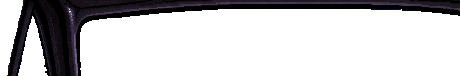
#> input picture src/assets/cockpit/f40-top.png, 460 x 76 px
$ python f40_left_frame.py ../../src/assets/cockpit
#> lines starting #> are read from the running program, lines starting #| are printed output that depends on the picture; after the words box and inside, x2 and y2 are one past the last pixel; in counts of white or black regions, pixels touching at a corner belong together
"""Fúria F4: o friso fino da janela à esquerda (o que desce em diagonal até a borda) sumia num retângulo em volta
do retrovisor (o recorte do vidro do retrovisor levou a borda direita dele). Aqui ele continua até a borda da tela
na mesma inclinação, copiando o perfil de cor do trecho de cima (linhas 80..88). Depois de f40_cockpit2.py.
Uso: python3 tools/ref/f40_left_frame.py src/assets/cockpit
"""
import os
import sys

import numpy as np
from PIL import Image

DIR = sys.argv[1]
top = np.array(Image.open(os.path.join(DIR, 'f40-top.png')).convert('RGBA'))
#> top is the input picture: shape (76, 460, 4); mean R, G, B, A 43.9, 89.5, 135.8, 61.8
dash = np.array(Image.open(os.path.join(DIR, 'f40-dash.png')).convert('RGBA'))
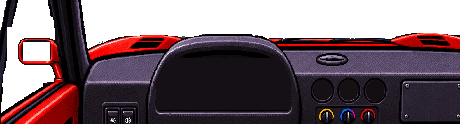
#> input picture src/assets/cockpit/f40-dash.png, 460 x 124 px
#> dash is the input picture: shape (124, 460, 4); mean R, G, B, A 72.4, 52.8, 57.1, 175.3
st = np.concatenate([top, dash])
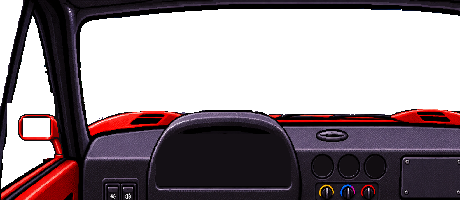
#> st: shape (200, 460, 4); mean R, G, B, A 61.6, 66.7, 87, 132.2; transparent parts drawn white


def redge(y):
#> called with y = 60
    al = np.nonzero(st[y, :30, 3] > 0)[0]
#> al = [10, 11, 12, 13, 14, 15, 16, 17, 18, 19, 20, 21]
    return al.max() if len(al) else None


# inclinação medida no trecho bom (linhas 60..88)
ys = np.arange(60, 89)
rs = np.array([redge(y) for y in ys], float)
#> rs = 29 values, max 21 at index 0, min 14 at index 28, mean 17.45
k, b = np.polyfit(ys, rs, 1)
#> k = -0.222; b = 33.85
prof = [st[86, redge(86) - i].copy() for i in range(10)]   # perfil do friso a partir da borda direita
#> prof = [[0, 0, 0, 255], [0, 0, 0, 255], [14, 13, 21, 255], [28, 23, 39, 255], [38, 32, 49, 255], [39, 33, 50, 255], [15, 11, 16, 255], [0, 0, 0, 255], [0, 0, 0, 255], [0, 0, 0, 255]]
n = 0
for y in range(89, 140):
    R = int(round(k * y + b))
    if R < 0:
        break
    for i in range(10):
        x = R - i
        if x < 0:
            break
        if st[y, x, 3] == 0:
            st[y, x] = prof[i]
            n += 1
#> this loop made 51 passes
#> R on passes 1 to 12: 14, 14, 14, 13, 13, 13, 13, 13, 12, 12, 12, 12
#> st: shape (200, 460, 4); 0.07% of pixels changed, all inside (x1, y1, x2, y2) = (7, 95, 14, 124)
#> after the loop, n = 62
Image.fromarray(st[:top.shape[0]]).save(os.path.join(DIR, 'f40-top.png'), optimize=True)
Image.fromarray(st[top.shape[0]:]).save(os.path.join(DIR, 'f40-dash.png'), optimize=True)
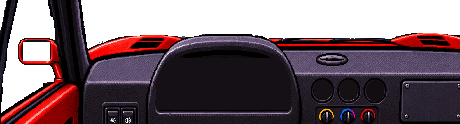
#> saved as f40-dash.png: PIL image 460x124 RGBA; mean R, G, B, A 72.4, 52.8, 57.1, 175.6; transparent parts drawn white
print('inclinação', round(k, 3), 'pixels', n)
#| inclinação -0.222 pixels 62
